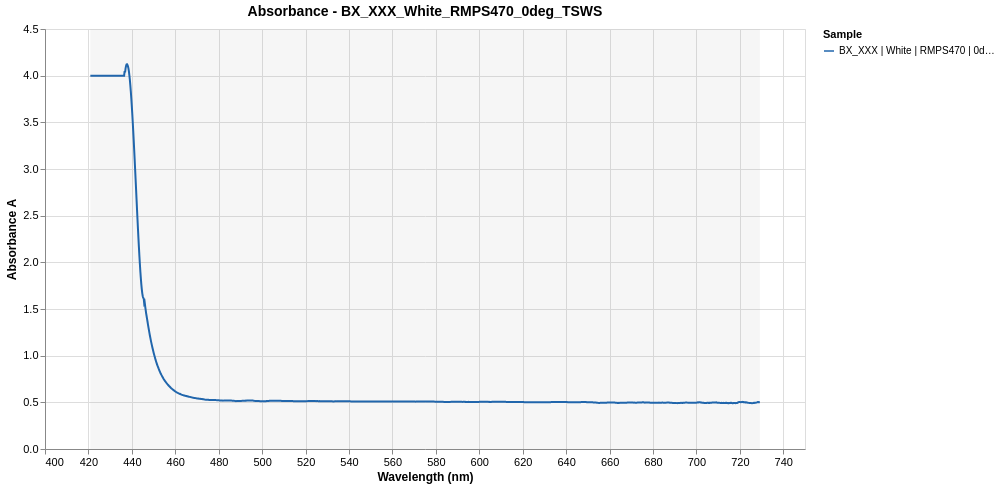

Write a Vega-Lite specification for this figure.
### Vega-Lite specification from a JSON file in a GitHub repository (floating-point values rounded to 4 significant figures; data arrays with more than 128 entries replaced by an {"elided": "..."} marker saying what was removed)
{"$schema": "https://vega.github.io/schema/vega-lite/v5.json", "title": {"text": "Absorbance - BX_XXX_White_RMPS470_0deg_TSWS", "fontSize": 14, "fontWeight": "bold"}, "width": 760, "height": 420, "config": {"axis": {"labelFontSize": 11, "titleFontSize": 12}, "legend": {"labelFontSize": 10, "titleFontSize": 11}}, "encoding": {"x": {"field": "wl", "type": "quantitative", "title": "Wavelength (nm)", "scale": {"zero": false}}}, "layer": [{"name": "valid-region", "data": {"values": [{"lo": 420.9, "hi": 729.2}]}, "mark": {"type": "rect", "opacity": 0.08, "color": "#888888"}, "encoding": {"x": {"field": "lo", "type": "quantitative"}, "x2": {"field": "hi"}}}, {"name": "series-lines", "data": {"values": {"elided": "3648 records"}}, "mark": {"type": "line", "strokeWidth": 2}, "encoding": {"y": {"field": "A", "type": "quantitative", "title": "Absorbance A", "scale": {"zero": false}}, "color": {"field": "series", "type": "nominal", "title": "Sample", "scale": {"range": ["#2166ac", "#d6604d", "#4dac26", "#b2abd2", "#f4a582", "#92c5de", "#e08214", "#543005"]}}, "tooltip": [{"field": "wl", "type": "quantitative", "title": "λ (nm)", "format": ".1f"}, {"field": "A", "type": "quantitative", "title": "Absorbance A", "format": ".5f"}, {"field": "series", "type": "nominal", "title": "Sample"}]}, "transform": [{"filter": "datum.A != null"}]}]}
